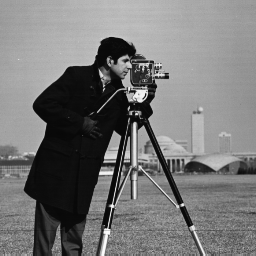
%> input picture data/simulation/cameraman.bmp, 256 x 256 px
$ octave demo_sim.m   (GNU Octave 9; MATLAB toolbox functions it lacks are replaced by stand-ins)
%> lines starting %> are read from the running program, lines starting %| are printed output that depends on the picture; in (x1, y1, x2, y2) boxes, pixels count from 0 and x2, y2 are one past the last pixel; in counts of white or black regions, pixels touching at a corner belong together; the program's own positions count from 1
%> `img1 = imresize(im2double(imread('../data/simulation/cameraman.bmp')),..`:
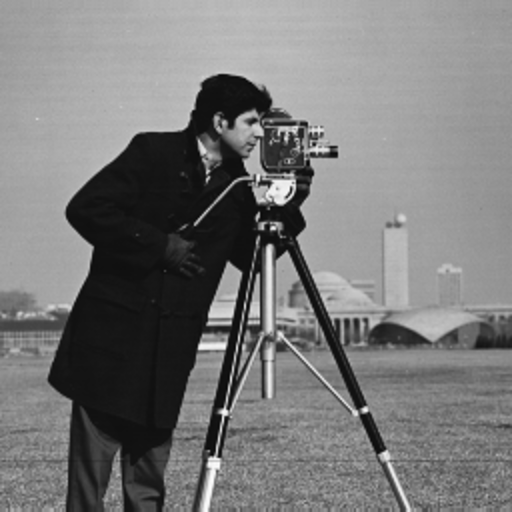
%> img1: size 1024x1024 double (shown at 1/2 size); min -0.0366, max 1.02, mean 0.466; drawn with min black and max white
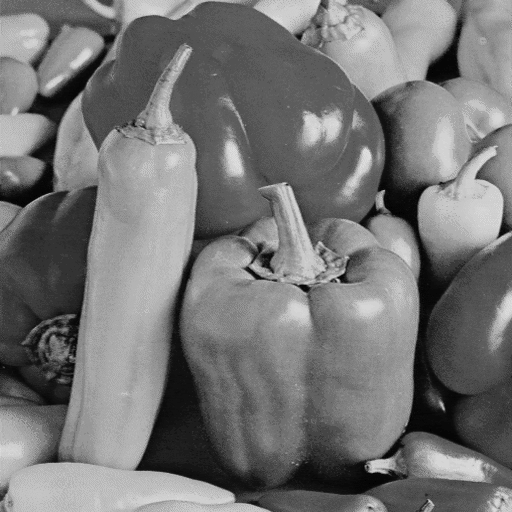
%> input picture data/simulation/peppers.bmp, 512 x 512 px
%> `img2 = imresize(im2double(imread('../data/simulation/peppers.bmp')),  ..`:
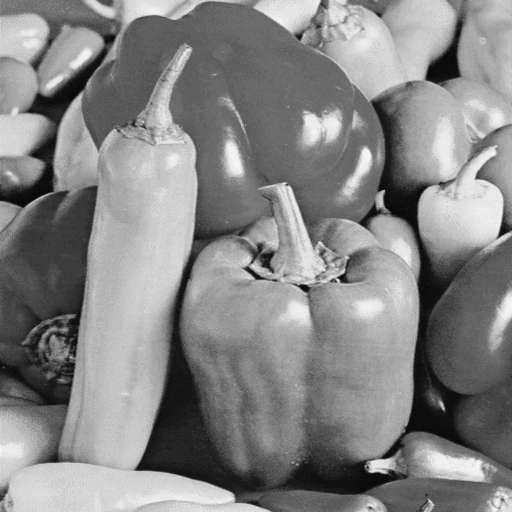
%> img2: size 1024x1024 double (shown at 1/2 size); min -0.0164, max 0.892, mean 0.458; drawn with min black and max white
%> `imshow(angle(x),[])`:
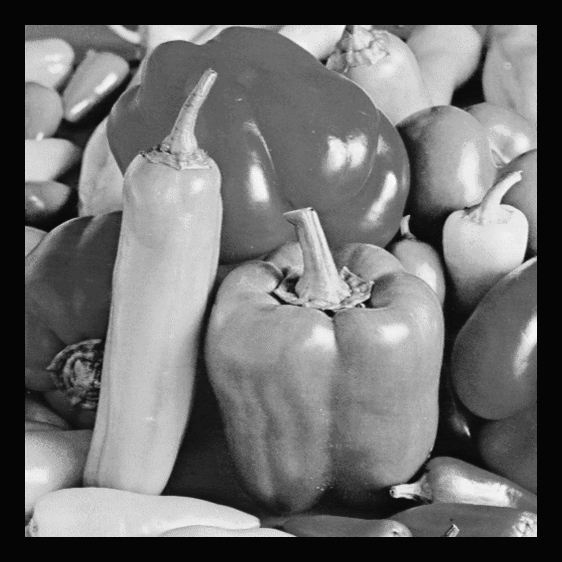
%> displayed picture: size 1124x1124, on the screen's scale of 0 to 255 (shown at 1/2 size); min 0, max 255, mean 111.5
%> `imshow(y(:,:,1),[])`:
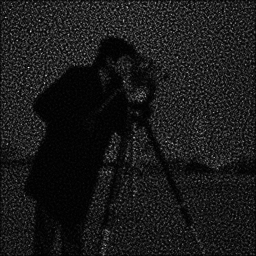
%> displayed picture: size 256x256, on the screen's scale of 0 to 255; min 0, max 255, mean 26
%> `x_init(nullpixels+1:nullpixels+n,nullpixels+1:nullpixels+n) = 1;`:
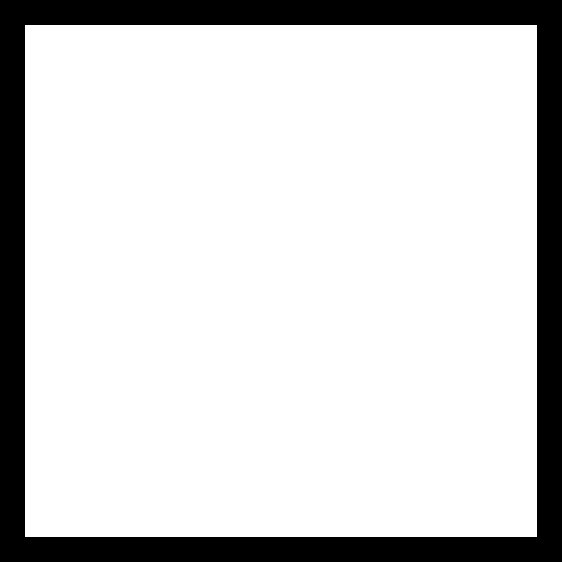
%> x_init: size 1124x1124 double (shown at 1/2 size); values 0 (black) and 1 (white), 83% white; 1 black region, box (x1, y1, x2, y2) and area: (0, 0, 1124, 1124) 214800
### examples/utils/D.m
function u = D(x,sigma)
    u = zeros(size(x));
    for r = 0:sigma-1
        for c = 0:sigma-1
            u(1:sigma:end,1:sigma:end) = u(1:sigma:end,1:sigma:end) + x(1+r:sigma:end,1+c:sigma:end);
        end
    end
    u = u(1:sigma:end,1:sigma:end);
end

### src/AWF.m
function [x,J_vals,E_vals,runtimes] = AWF(x_init,F,dF,R,proxR,gam,n_iters,opts)
% =========================================================================
% Wirtinger gradient descent algorithm with Nesterov's acceleration.
% -------------------------------------------------------------------------
% Input:    - x_init   : Initial guess.
%           - F        : Fidelity function.
%           - dF       : Gradient of the fidelity function.
%           - R        : Regularization function.
%           - proxR    : Proximity operator of the regularization function.
%           - gam      : Initial step size.
%           - n_iters  : Number of iterations.
%           - opts     : Other options.
% Output:   - x        : Final estimate.
%           - J_vals   : Objective function values.
%           - E_vals   : Error metrics.
%           - runtimes : Runtimes.
% =========================================================================

% initialization
x = x_init;
z = x;

% cache data
J_vals = NaN(n_iters+1,1);  % objective function values
E_vals = NaN(n_iters+1,1);  % error metrics
runtimes = NaN(n_iters,1);  % runtimes

J_vals(1) = F(x) + R(x);
if isa(opts.errfunc,'function_handle')
    E_vals(1) = opts.errfunc(x);
end

% set timer
timer = tic;

% main loop
for iter = 1:n_iters

    % proximal gradient update
    x_next = proxR(z - gam*dF(z),gam);
    J_vals(iter+1) = F(x_next) + R(x_next);

    % Nesterov extrapolation
    z = x_next + (iter/(iter+3))*(x_next - x);

    % record runtime
    runtimes(iter) = toc(timer);

    % calculate error metric
    if isa(opts.errfunc,'function_handle')
        E_vals(iter+1) = opts.errfunc(x_next);
    end

    % display status
    if opts.verbose
        fprintf('iter: %4d | objective: %10.4e | stepsize: %2.2e | runtime: %5.1f s\n', ...
                iter, J_vals(iter+1), gam, runtimes(iter));
    end

    x = x_next;
end

end

### examples/utils/S.m
function u = S(x,sigma)
    u = zeros(size(x));
    for r = 0:sigma-1
        for c = 0:sigma-1
            u(1:sigma:end,1:sigma:end) = u(1:sigma:end,1:sigma:end) + x(1+r:sigma:end,1+c:sigma:end);
        end
    end
    u = u(1:sigma:end,1:sigma:end);
end

### src/func/normTV.m
function n = normTV(x,lam)
% =========================================================================
% Calculate the total variation (TV) seminorm for an input image.
% -------------------------------------------------------------------------
% Input:    - x   : 2D image.
%           - lam : Regularization weight.
% Output:   - n   : The funciton value.
% =========================================================================

g = D(x);
n = lam * norm1(g(:,:,1)) + lam * norm1(g(:,:,2));

function v = norm1(x)
    v = norm(x(:),1);
end

end

### examples/utils/propagate.m
function [ wavefront_out ] = propagate( wavefront_in, dist, ...
    px_size, wavelen, method )

% -----------------------------------------------------------------
% This function numerically simulates the propagation of a complex
% wavefront with a certain method.
% -----------------------------------------------------------------
%   INPUT   [inputWavefront] original complex wavefront
%           [dist] propagating distance (mm)
%           [pxSize] pixel size (mm)
%           [waveLen] wavelength (mm)
%           [method] propagation method ('Fresnel' or 'Angular
%           Spectrum')
%   OUTPUT  [outputWavefront] complex wavefront after propagation
% -----------------------------------------------------------------

[N,M] = size(wavefront_in);    % size of the wavefront

kx = pi/px_size*(-1:2/M:1-2/M);
ky = pi/px_size*(-1:2/N:1-2/N);
[KX,KY] = meshgrid(kx,ky);

k = 2*pi/wavelen;   % wave number

inputFT = fftshift(fft2(wavefront_in));

if strcmp(method,'Fresnel')
    H = exp(1i*k*dist)*exp(-1i*dist*(KX.^2+KY.^2)/2/k);
elseif strcmp(method,'Angular Spectrum')
    H = exp(1i*dist*sqrt(k^2-KX.^2-KY.^2));
else
    errordlg('Wrong parameter for [method]: must be <Angular Spectrum> or <Fresnel>','Error');
end

wavefront_out = ifft2(fftshift(inputFT.*H));

end

### examples/utils/relative_error_2d.m
% [20 lines left out: function relative_error_2d, not called in this run]

### examples/demo_sim.m
% [165 lines not run here, left out]
function v = F(x,y,A,K,sig)
%> called with K = 8, sig = 4
% =========================================================================
% Data-fidelity function.
% -------------------------------------------------------------------------
% Input:    - x   : The complex-valued transmittance of the sample.
%           - y   : Intensity images.
%           - A   : The sampling operator.
%           - K   : Total measurement number.
%           - sig : Down-sampling ratio.
% Output:   - v   : Value of the fidelity function.
% =========================================================================
v = 0;
for k = 1:K
    v = v + 1/K*Fk(x,y,A,k,sig);
end
%> (the run ends here)
